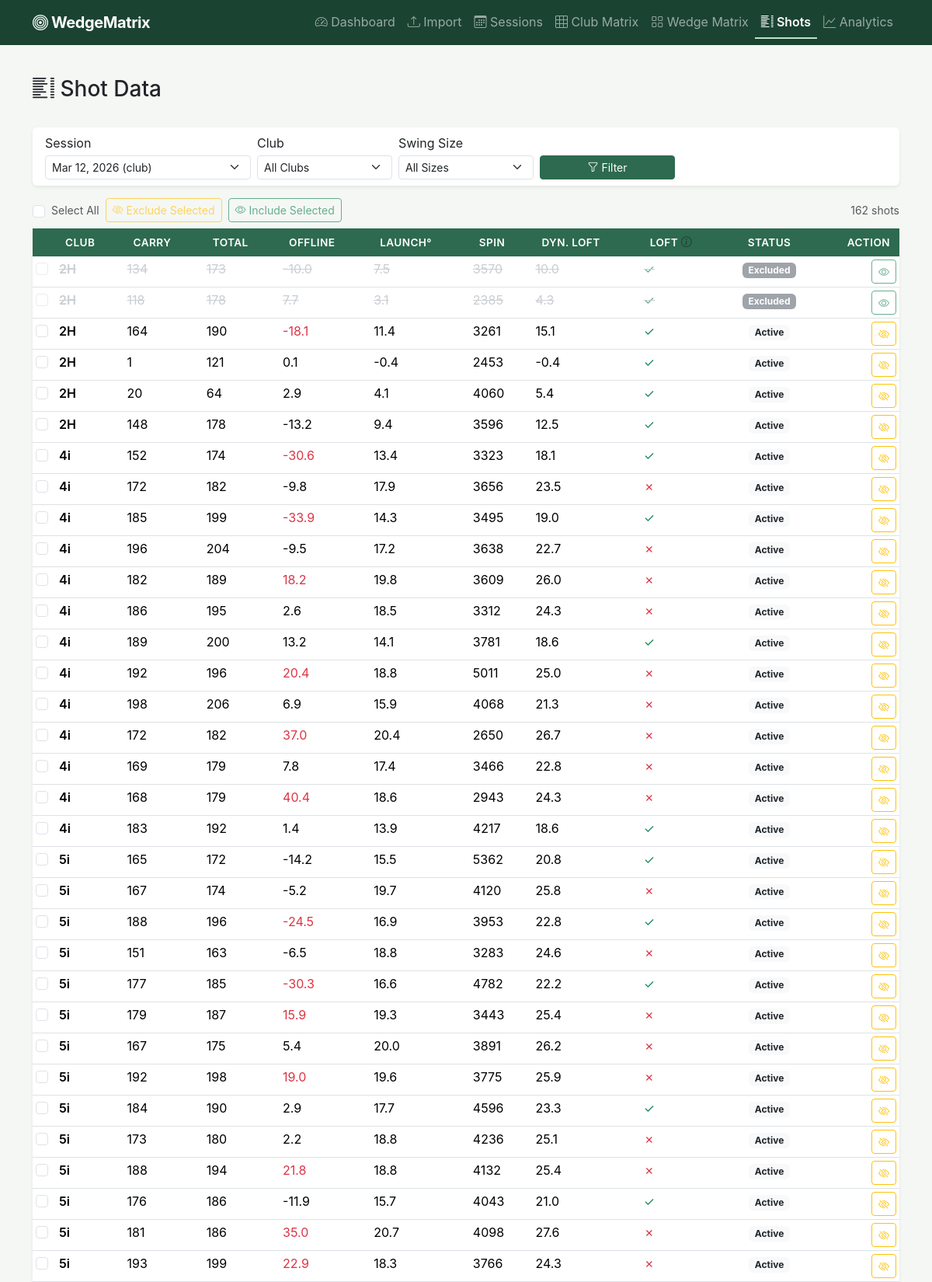
Screenshot of /shots?session_id=1 (upper part) with the database file from the repository.
### models/database.py (models this page shows, shortened)
class Shot(db.Model):
    __tablename__ = 'shots'
    id = db.Column(db.Integer, primary_key=True, autoincrement=True)
    session_id = db.Column(db.Integer, db.ForeignKey('sessions.id'), nullable=False)
    club = db.Column(db.Text, nullable=False)
    club_short = db.Column(db.Text, nullable=False)
    club_index = db.Column(db.Integer, nullable=True)
    swing_size = db.Column(db.Text, nullable=False, default='full')
    ball_speed = db.Column(db.Float, nullable=True)
    launch_direction = db.Column(db.Text, nullable=True)
    launch_direction_deg = db.Column(db.Float, nullable=True)
    launch_angle = db.Column(db.Float, nullable=True)
    spin_rate = db.Column(db.Integer, nullable=True)
    spin_axis = db.Column(db.Text, nullable=True)
    spin_axis_deg = db.Column(db.Float, nullable=True)
    back_spin = db.Column(db.Integer, nullable=True)
    side_spin = db.Column(db.Integer, nullable=True)
    apex = db.Column(db.Float, nullable=True)
    carry = db.Column(db.Float, nullable=True)
    total = db.Column(db.Float, nullable=True)
    offline = db.Column(db.Float, nullable=True)
    landing_angle = db.Column(db.Float, nullable=True)
    club_path = db.Column(db.Float, nullable=True)
    face_angle = db.Column(db.Float, nullable=True)
    attack_angle = db.Column(db.Float, nullable=True)
    dynamic_loft = db.Column(db.Float, nullable=True)
    excluded = db.Column(db.Boolean, default=False)

### app.py (the view)
    @app.route('/shots')
    def shots():
        session_id = request.args.get('session_id', type=int)
        club = request.args.get('club')
        swing_size = request.args.get('swing_size')
        q = Shot.query
        if session_id:
            q = q.filter(Shot.session_id == session_id)
        if club:
            q = q.filter(Shot.club_short == club)
        if swing_size:
            q = q.filter(Shot.swing_size == swing_size)
        shot_list = q.order_by(Shot.session_id, Shot.club_short, Shot.club_index).all()
        all_sessions = Session.query.order_by(Session.session_date.desc()).all()
        clubs = [r[0] for r in db.session.query(Shot.club_short).distinct().order_by(Shot.club_short).all()]
        lofts = {cl.club_short: cl.standard_loft for cl in ClubLoft.query.all()}
        for s in shot_list:
            s.standard_loft = lofts.get(s.club_short)
            s.errant = False  # errant flagging is computed on demand, not stored
        return render_template('shots.html',
                               shots=shot_list,
                               sessions=all_sessions,
                               clubs=clubs,
                               selected_session=session_id,
                               selected_club=club,
                               selected_swing_size=swing_size)

### templates/shots.html (shortened to what this page needs)
{% extends "base.html" %}
{% block content %}
<div class="d-flex justify-content-between align-items-center mb-4">
    <h1 class="h3"><i class="bi bi-list-columns"></i> Shot Data</h1>
</div>
<div class="card border-0 shadow-sm mb-3">
    <div class="card-body py-2">
        <form id="shot-filters" class="row g-2 align-items-end">
            <div class="col-md-3">
                <label class="form-label form-label-sm mb-1">Session</label>
                <select name="session_id" class="form-select form-select-sm" id="filter-session">
                    {% for session in sessions %}
                    <option value="{{ session.id }}"
                            {% if selected_session == session.id %}selected{% endif %}>
                        {{ session.session_date.strftime('%b %d, %Y') if session.session_date else session.filename }}
                        ({{ session.data_type }})
                    </option>
                    {% endfor %}
                </select>
            </div>
            <div class="col-md-2">
                <label class="form-label form-label-sm mb-1">Club</label>
                <select name="club" class="form-select form-select-sm" id="filter-club">
                    <option value="">All Clubs</option>
                </select>
            </div>
            <div class="col-md-2">
                <label class="form-label form-label-sm mb-1">Swing Size</label>
                <select name="swing_size" class="form-select form-select-sm" id="filter-swing-size">
                    <option value="">All Sizes</option>
                </select>
            </div>
            <div class="col-md-2">
                <button type="submit" class="btn btn-sm btn-golf w-100">
                    <i class="bi bi-funnel"></i> Filter
                </button>
            </div>
        </form>
    </div>
</div>
<div class="d-flex gap-2 mb-2 align-items-center" id="batch-actions">
    <input type="checkbox" id="select-all" class="form-check-input">
    <label for="select-all" class="form-check-label text-muted small">Select All</label>
    <button class="btn btn-sm btn-outline-warning" id="batch-exclude-btn" disabled>
        <i class="bi bi-eye-slash"></i> Exclude Selected
    </button>
    <button class="btn btn-sm btn-outline-success" id="batch-include-btn" disabled>
        <i class="bi bi-eye"></i> Include Selected
    </button>
    <span class="text-muted small ms-auto" id="shot-count">{{ shots|length }} shots</span>
</div>
<div class="card border-0 shadow-sm">
    <div class="table-responsive">
        <table class="table table-sm table-hover mb-0" id="shots-table">
            <thead class="table-golf">
                <tr>
                    <th style="width:30px;"></th>
                    <th>Club</th>
                    <th>Carry</th>
                    <th>Total</th>
                    <th>Offline</th>
                    <th>Launch&deg;</th>
                    <th>Spin</th>
                    <th>Dyn. Loft</th>
                    <th>Loft <i class="bi bi-info-circle text-muted" title="✓ = dynamic loft ≤ standard loft (good compression)"></i></th>
                    <th class="text-center">Status</th>
                    <th class="text-end">Action</th>
                </tr>
            </thead>
            <tbody>
                {% for shot in shots %}
                <tr class="shot-data-row {% if shot.excluded %}excluded-row{% endif %} {% if shot.errant %}errant-row{% endif %}"
                    data-shot-id="{{ shot.id }}">
                    <td>
                        <input type="checkbox" class="form-check-input shot-checkbox" value="{{ shot.id }}">
                    </td>
                    <td class="fw-semibold">{{ shot.club_short }}</td>
                    <td>{{ shot.carry|round(0)|int if shot.carry else '—' }}</td>
                    <td>{{ shot.total|round(0)|int if shot.total else '—' }}</td>
                    <td class="{{ 'text-danger' if shot.offline and shot.offline|abs > 15 else '' }}">
                        {{ shot.offline|round(1) if shot.offline else '—' }}
                    </td>
                    <td>{{ shot.launch_angle|round(1) if shot.launch_angle else '—' }}</td>
                    <td>{{ shot.spin_rate if shot.spin_rate else '—' }}</td>
                    <td>{{ shot.dynamic_loft|round(1) if shot.dynamic_loft else '—' }}</td>
                    <td>
                        {% if shot.dynamic_loft and shot.standard_loft %}
                            {% if shot.dynamic_loft <= shot.standard_loft %}
                                <span class="text-success" title="Good compression: {{ shot.dynamic_loft }}° ≤ {{ shot.standard_loft }}°">✓</span>
                            {% else %}
                                <span class="text-danger" title="High loft: {{ shot.dynamic_loft }}° > {{ shot.standard_loft }}°">✗</span>
                            {% endif %}
                        {% else %}
                            <span class="text-muted">—</span>
                        {% endif %}
                    </td>
                    <td class="text-center">
                        {% if shot.excluded %}
                            <span class="badge bg-secondary">Excluded</span>
                        {% elif shot.errant %}
                            <span class="badge bg-warning text-dark">Flagged</span>
                        {% else %}
                            <span class="badge bg-light text-dark">Active</span>
                        {% endif %}
                    </td>
                    <td class="text-end">
                        <button class="btn btn-sm toggle-exclude-btn
                                       {{ 'btn-outline-success' if shot.excluded else 'btn-outline-warning' }}"
                                data-shot-id="{{ shot.id }}"
                                title="{{ 'Include this shot' if shot.excluded else 'Exclude this shot' }}">
                            <i class="bi {{ 'bi-eye' if shot.excluded else 'bi-eye-slash' }}"></i>
                        </button>
                    </td>
                </tr>
                {% endfor %}
            </tbody>
        </table>
    </div>
</div>
{% endblock %}

### static/css/style.css (style rules this page uses)
:root { --golf-green: #2d6a4f; --golf-green-light: #40916c; --golf-green-lighter: #52b788; --golf-green-bg: #d8f3dc; --golf-green-subtle: #f0faf3; --golf-dark: #1b4332; --golf-accent: #b7e4c7; --matrix-header-bg: #2d6a4f; --matrix-header-text: #ffffff; --matrix-cell-bg: #f8fdf9; --errant-bg: #fff3cd; --errant-border: #ffc107; --excluded-bg: #f8f9fa; --excluded-text: #adb5bd; }
body { font-family: -apple-system, BlinkMacSystemFont, "Segoe UI", Roboto, "Helvetica Neue", Arial, sans-serif; background-color: #f5f7f5; color: #212529; min-height: 100vh; display: flex; flex-direction: column; }
.btn-golf { background-color: var(--golf-green); border-color: var(--golf-green); color: #fff; }
.table-golf { background-color: var(--matrix-header-bg) !important; color: var(--matrix-header-text) !important; }
.table-golf th { background-color: var(--matrix-header-bg) !important; color: var(--matrix-header-text) !important; font-weight: 600; font-size: 0.85rem; text-transform: uppercase; letter-spacing: 0.03em; border: none; padding: 0.5rem 0.75rem; }
.shot-data-row { transition: background-color 0.15s ease; }
.excluded-row { background-color: var(--excluded-bg) !important; opacity: 0.65; }
.excluded-row td { text-decoration: line-through; color: var(--excluded-text); }
.excluded-row td:last-child, .excluded-row td:first-child { text-decoration: none; }
.excluded-row .badge { text-decoration: none; }

### rows the page displays
Shot: club_short "2H", carry "134", total "173", offline "-10.0", launch_angle "7.5", spin_rate "3570", dynamic_loft "10.0", excluded "Excluded"
Shot: club_short "2H", carry "118", total "178", offline "7.7", launch_angle "3.1", spin_rate "2385", dynamic_loft "4.3", excluded "Excluded"
Shot: club_short "2H", carry "164", total "190", offline "-18.1", launch_angle "11.4", spin_rate "3261", dynamic_loft "15.1", excluded "Active"
Shot: club_short "2H", carry "1", total "121", offline "0.1", launch_angle "-0.4", spin_rate "2453", dynamic_loft "-0.4", excluded "Active"
Shot: club_short "2H", carry "20", total "64", offline "2.9", launch_angle "4.1", spin_rate "4060", dynamic_loft "5.4", excluded "Active"
Shot: club_short "2H", carry "148", total "178", offline "-13.2", launch_angle "9.4", spin_rate "3596", dynamic_loft "12.5", excluded "Active"
Shot: club_short "4i", carry "152", total "174", offline "-30.6", launch_angle "13.4", spin_rate "3323", dynamic_loft "18.1", excluded "Active"
Shot: club_short "4i", carry "172", total "182", offline "-9.8", launch_angle "17.9", spin_rate "3656", dynamic_loft "23.5", excluded "Active"
Shot: club_short "4i", carry "185", total "199", offline "-33.9", launch_angle "14.3", spin_rate "3495", dynamic_loft "19.0", excluded "Active"
Shot: club_short "4i", carry "196", total "204", offline "-9.5", launch_angle "17.2", spin_rate "3638", dynamic_loft "22.7", excluded "Active"
Shot: club_short "4i", carry "182", total "189", offline "18.2", launch_angle "19.8", spin_rate "3609", dynamic_loft "26.0", excluded "Active"
Shot: club_short "4i", carry "186", total "195", offline "2.6", launch_angle "18.5", spin_rate "3312", dynamic_loft "24.3", excluded "Active"
Shot: club_short "4i", carry "189", total "200", offline "13.2", launch_angle "14.1", spin_rate "3781", dynamic_loft "18.6", excluded "Active"
Shot: club_short "4i", carry "192", total "196", offline "20.4", launch_angle "18.8", spin_rate "5011", dynamic_loft "25.0", excluded "Active"
Shot: club_short "4i", carry "198", total "206", offline "6.9", launch_angle "15.9", spin_rate "4068", dynamic_loft "21.3", excluded "Active"
Shot: club_short "4i", carry "172", total "182", offline "37.0", launch_angle "20.4", spin_rate "2650", dynamic_loft "26.7", excluded "Active"
Shot: club_short "4i", carry "169", total "179", offline "7.8", launch_angle "17.4", spin_rate "3466", dynamic_loft "22.8", excluded "Active"
Shot: club_short "4i", carry "168", total "179", offline "40.4", launch_angle "18.6", spin_rate "2943", dynamic_loft "24.3", excluded "Active"
Shot: club_short "4i", carry "183", total "192", offline "1.4", launch_angle "13.9", spin_rate "4217", dynamic_loft "18.6", excluded "Active"
Shot: club_short "5i", carry "165", total "172", offline "-14.2", launch_angle "15.5", spin_rate "5362", dynamic_loft "20.8", excluded "Active"
Shot: club_short "5i", carry "167", total "174", offline "-5.2", launch_angle "19.7", spin_rate "4120", dynamic_loft "25.8", excluded "Active"
Shot: club_short "5i", carry "188", total "196", offline "-24.5", launch_angle "16.9", spin_rate "3953", dynamic_loft "22.8", excluded "Active"
Shot: club_short "5i", carry "151", total "163", offline "-6.5", launch_angle "18.8", spin_rate "3283", dynamic_loft "24.6", excluded "Active"
Shot: club_short "5i", carry "177", total "185", offline "-30.3", launch_angle "16.6", spin_rate "4782", dynamic_loft "22.2", excluded "Active"
Shot: club_short "5i", carry "179", total "187", offline "15.9", launch_angle "19.3", spin_rate "3443", dynamic_loft "25.4", excluded "Active"
Shot: club_short "5i", carry "167", total "175", offline "5.4", launch_angle "20.0", spin_rate "3891", dynamic_loft "26.2", excluded "Active"
Shot: club_short "5i", carry "192", total "198", offline "19.0", launch_angle "19.6", spin_rate "3775", dynamic_loft "25.9", excluded "Active"
Shot: club_short "5i", carry "184", total "190", offline "2.9", launch_angle "17.7", spin_rate "4596", dynamic_loft "23.3", excluded "Active"
Shot: club_short "5i", carry "173", total "180", offline "2.2", launch_angle "18.8", spin_rate "4236", dynamic_loft "25.1", excluded "Active"
Shot: club_short "5i", carry "188", total "194", offline "21.8", launch_angle "18.8", spin_rate "4132", dynamic_loft "25.4", excluded "Active"
Shot: club_short "5i", carry "176", total "186", offline "-11.9", launch_angle "15.7", spin_rate "4043", dynamic_loft "21.0", excluded "Active"
Shot: club_short "5i", carry "181", total "186", offline "35.0", launch_angle "20.7", spin_rate "4098", dynamic_loft "27.6", excluded "Active"
Shot: club_short "5i", carry "193", total "199", offline "22.9", launch_angle "18.3", spin_rate "3766", dynamic_loft "24.3", excluded "Active"

### other values shown
{{ shots|length }} "162"
form field session_id "Mar 12, 2026 (club)"
